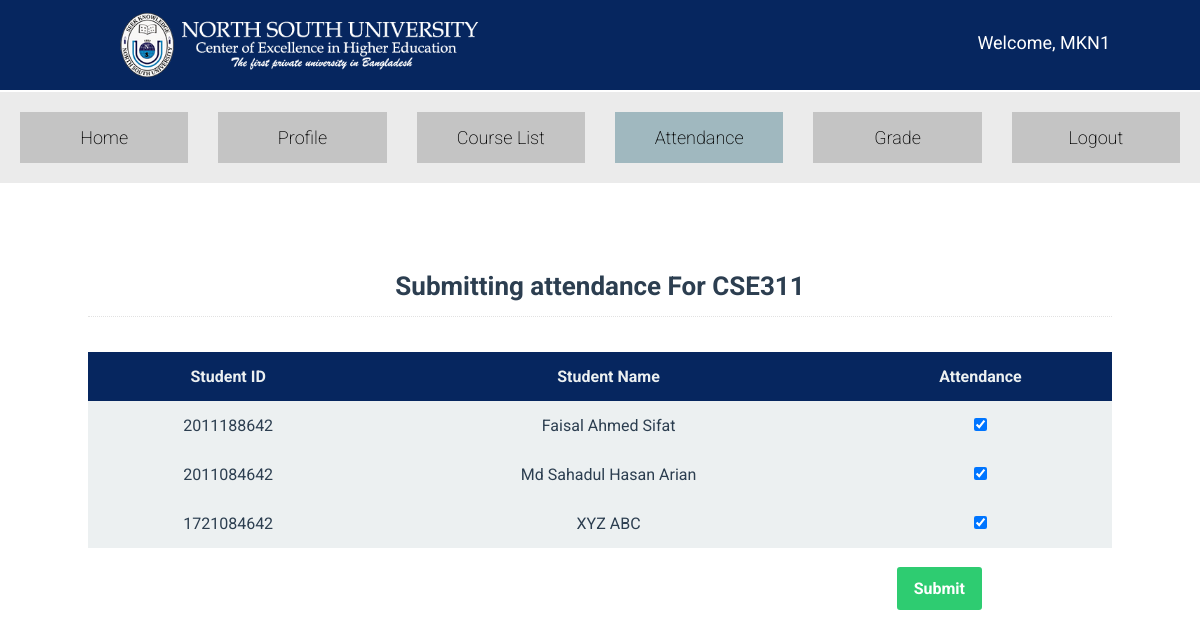
The app's page /faculty/submit_attendance.php?course_id=CSE311 (signed in), older data.
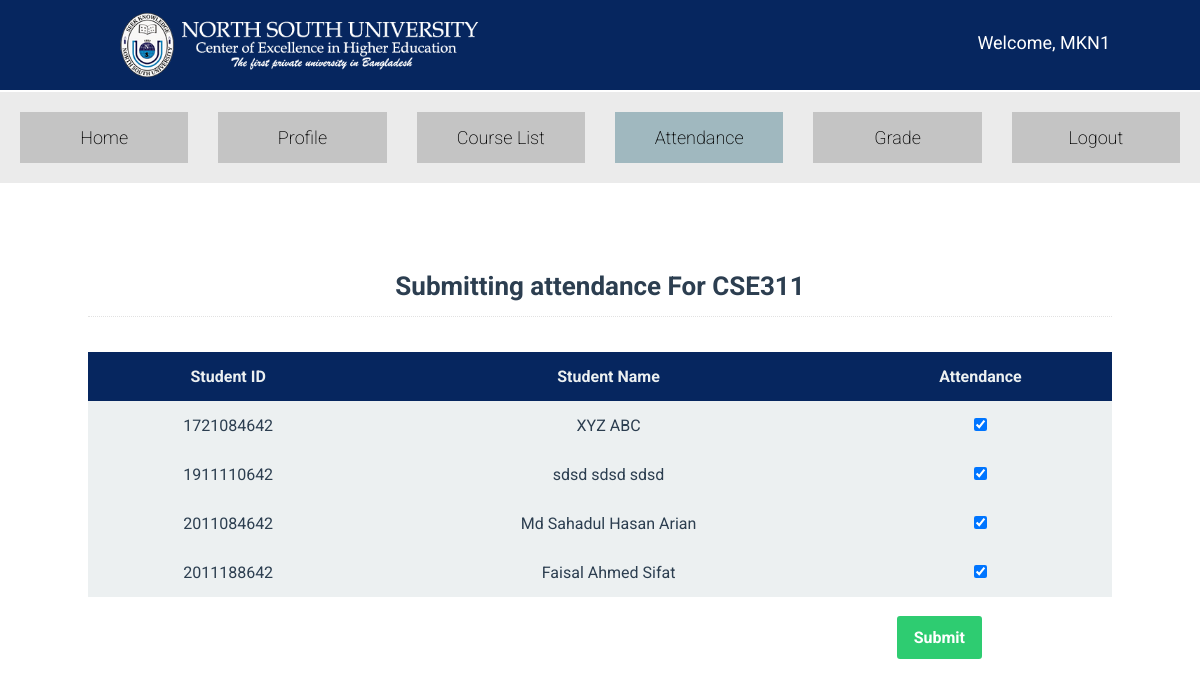
The same page, newer data.
### tables this page shows
CREATE TABLE `taking` (
  `course_id` varchar(10) NOT NULL,
  `who_is_taking` int(11) NOT NULL
);

CREATE TABLE `student_profile` (
  `id` int(11) NOT NULL,
  `name` varchar(40) DEFAULT NULL,
  `fathers_name` varchar(40) DEFAULT NULL,
  `mothers_name` varchar(40) DEFAULT NULL,
  `department_name` varchar(10) DEFAULT NULL,
  `degree` varchar(40) NOT NULL,
  `credits` int(5) NOT NULL,
  `cgpa` decimal(4,2) DEFAULT NULL,
  `phone_number` varchar(15) DEFAULT NULL,
  `nid` varchar(50) NOT NULL,
  `birth_reg_no` varchar(50) NOT NULL,
  `dob` date NOT NULL,
  `gender` char(1) NOT NULL,
  `citizenship` varchar(20) DEFAULT NULL
);

### library/class.DB.php (called while the page is built, shortened)
<?php
class DB{
    public $connection;
    function __construct($configs){
        $this->connection = mysqli_connect($configs->host,$configs->username,$configs->password, $configs->dbname);
    }
    function query($sql, $debug=false){
        return mysqli_query($this->connection, $sql);
    }
}

### app.php (called while the page is built, shortened)
<?php
require PATH . './library/class.DB.php';
$APP_DB = new DB(new CONFIG_DB());

### faculty/submit_attendance.php (the view, shortened to what this page needs)
<?php
include "../app.php";
?>
<!DOCTYPE html>
<html lang="en">
<head>
    <link rel="stylesheet" href="../src/css/styles.css">
</head>
<body>
    <?php include "../template/header.php"; ?>
    <?php include "../template/sub_header.php"; ?>
    <div class="container_panel center_panel">
    <h2 class="table_desc">Submitting attendance For <?php echo $_GET['course_id']; ?></h2>
    <section>
        <form method="POST">
            <table class="full_page_table">
                <tr>
                    <th>Student ID</th>
                    <th>Student Name</th>
                    <th>Attendance</th>
                </tr>
                <?php
                $result = $APP_DB->query("
    SELECT t.course_id as 'course_id', s.id as 'student_id', s.name	as 'student_name'
    FROM taking as t JOIN student_profile as s ON t.who_is_taking=s.id
    AND t.course_id='" . $_GET['course_id'] . "';
");
                if (mysqli_num_rows($result) > 0) {
                    while ($row = mysqli_fetch_assoc($result)) {
                ?>
                        <tr>
                            <td><?php echo $row['student_id']; ?></td>
                            <td><?php echo $row['student_name'] ?></td>
                            <td><input type="checkbox" name="<?php echo $row['student_id'] ?>" checked></td>
                        </tr>
                <?php
                    }
                }
                ?>
            </table>
            <br>
            <input class="btn btn-green" style="position: absolute;right: 130px;" type="submit" name="request_for_attendance" value="Submit">
        </form>
    </section>
    </div>
</body>
</html>

Row changes from the older to the newer data that the page shows:
shown differently, row unchanged: taking "XYZ ABC": moves up the list
added taking: who_is_taking "1911110642", who_is_taking.name "sdsd sdsd sdsd"
shown differently, row unchanged: taking "Md Sahadul Hasan Arian": moves down the list
